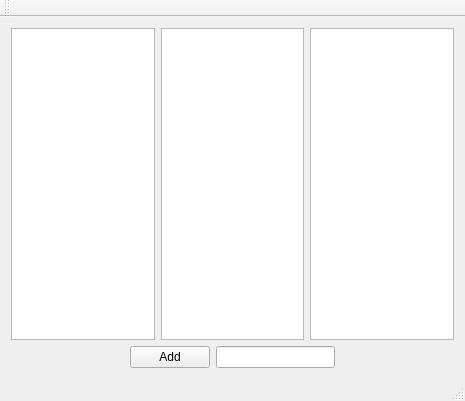
<?xml version="1.0" encoding="UTF-8"?>
<ui version="4.0">
 <class>MainWindow</class>
 <widget class="QMainWindow" name="MainWindow">
  <property name="geometry">
   <rect>
    <x>0</x>
    <y>0</y>
    <width>465</width>
    <height>401</height>
   </rect>
  </property>
  <property name="windowTitle">
   <string>MainWindow</string>
  </property>
  <widget class="QWidget" name="centralWidget">
   <layout class="QVBoxLayout" name="verticalLayout">
    <item>
     <layout class="QHBoxLayout" name="horizontalLayout_2">
      <item>
       <widget class="QListView" name="listView"/>
      </item>
      <item>
       <widget class="QTableView" name="tableView">
        <property name="showGrid">
         <bool>true</bool>
        </property>
       </widget>
      </item>
      <item>
       <widget class="QTreeView" name="treeView"/>
      </item>
     </layout>
    </item>
    <item>
     <layout class="QHBoxLayout" name="horizontalLayout">
      <item>
       <spacer name="horizontalSpacer">
        <property name="orientation">
         <enum>Qt::Horizontal</enum>
        </property>
        <property name="sizeHint" stdset="0">
         <size>
          <width>40</width>
          <height>20</height>
         </size>
        </property>
       </spacer>
      </item>
      <item>
       <widget class="QPushButton" name="addButton">
        <property name="text">
         <string>Add</string>
        </property>
       </widget>
      </item>
      <item>
       <widget class="QLineEdit" name="lineEdit"/>
      </item>
      <item>
       <spacer name="horizontalSpacer_2">
        <property name="orientation">
         <enum>Qt::Horizontal</enum>
        </property>
        <property name="sizeHint" stdset="0">
         <size>
          <width>40</width>
          <height>20</height>
         </size>
        </property>
       </spacer>
      </item>
     </layout>
    </item>
   </layout>
  </widget>
  <widget class="QMenuBar" name="menuBar">
   <property name="geometry">
    <rect>
     <x>0</x>
     <y>0</y>
     <width>465</width>
     <height>25</height>
    </rect>
   </property>
  </widget>
  <widget class="QToolBar" name="mainToolBar">
   <attribute name="toolBarArea">
    <enum>TopToolBarArea</enum>
   </attribute>
   <attribute name="toolBarBreak">
    <bool>false</bool>
   </attribute>
  </widget>
  <widget class="QStatusBar" name="statusBar"/>
 </widget>
 <layoutdefault spacing="6" margin="11"/>
 <resources/>
 <connections/>
</ui>
